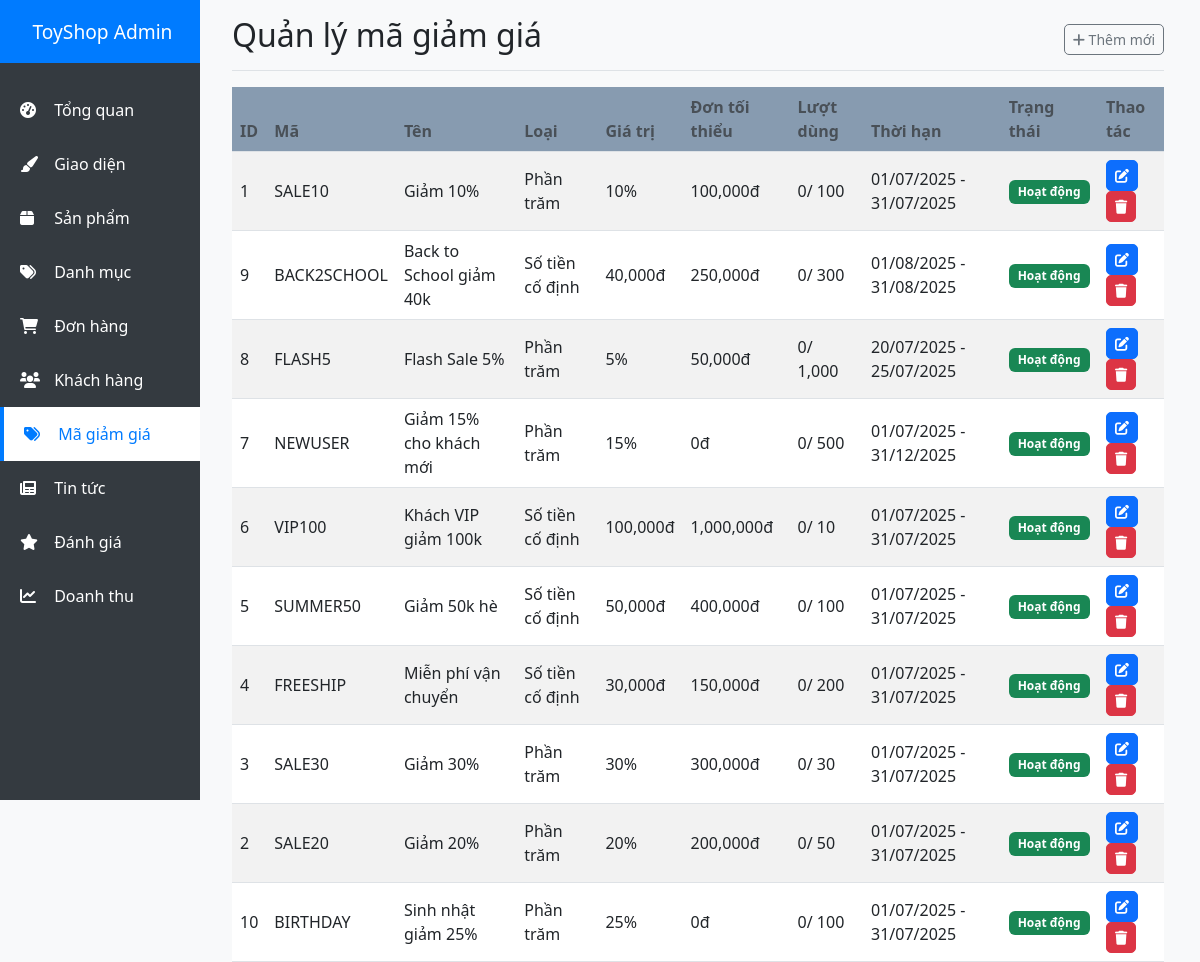
/admin/discounts.php (signed in), run on the app's committed database.
### tables this page shows
CREATE TABLE `discounts` (
  `id` int(11) NOT NULL,
  `code` varchar(50) NOT NULL,
  `name` varchar(100) DEFAULT NULL,
  `type` enum('percentage','fixed') DEFAULT 'percentage',
  `value` decimal(10,2) NOT NULL,
  `min_order_amount` decimal(10,2) DEFAULT 0.00,
  `max_uses` int(11) DEFAULT 0,
  `used_count` int(11) DEFAULT 0,
  `start_date` date DEFAULT NULL,
  `end_date` date DEFAULT NULL,
  `status` enum('active','inactive') DEFAULT 'active',
  `created_at` timestamp NOT NULL DEFAULT current_timestamp()
);

### config/database.php (called while the page is built, shortened)
<?php
$conn = new mysqli(DB_HOST, DB_USER, DB_PASS, DB_NAME);
$conn->set_charset("utf8mb4");
function executeQuery($sql, $params = []) {
    global $conn;
    $stmt = $conn->prepare($sql);
    if (!$stmt->execute()) {
        error_log("Execute failed: " . $stmt->error);
        $stmt->close();
        return false;
    }
    if (strpos(strtoupper($sql), 'SELECT') === 0) {
        $result = $stmt->get_result();
        return $result;
    }
    return true;
}
function fetchAll($sql, $params = []) {
    $result = executeQuery($sql, $params);
    $data = [];
    if ($result && $result !== true) {
        while ($row = $result->fetch_assoc()) {
            $data[] = $row;
        }
    }
    return $data;
}
?>

### admin/discounts.php (the view, shortened to what this page needs)
<?php
require_once '../config/database.php';
$discounts = fetchAll("SELECT * FROM discounts ORDER BY created_at DESC");
require_once 'includes/header.php';
?>
<div class="container-fluid">
    <div class="row">
        <?php require_once 'includes/sidebar.php'; ?>
        <main class="col-md-9 ms-sm-auto col-lg-10 px-md-4">
            <div class="d-flex justify-content-between flex-wrap flex-md-nowrap align-items-center pt-3 pb-2 mb-3 border-bottom">
                <h1 class="h2">Quản lý mã giảm giá</h1>
                <div class="btn-toolbar mb-2 mb-md-0">
                    <a href="discount_form.php" class="btn btn-sm btn-outline-secondary">
                        <i class="fas fa-plus"></i> Thêm mới
                    </a>
                </div>
            </div>
            <div class="table-responsive">
                <table class="table table-striped table-hover">
                    <thead>
                        <tr>
                            <th>ID</th>
                            <th>Mã</th>
                            <th>Tên</th>
                            <th>Loại</th>
                            <th>Giá trị</th>
                            <th>Đơn tối thiểu</th>
                            <th>Lượt dùng</th>
                            <th>Thời hạn</th>
                            <th>Trạng thái</th>
                            <th>Thao tác</th>
                        </tr>
                    </thead>
                    <tbody>
                        <?php foreach ($discounts as $discount): ?>
                            <tr>
                                <td><?= $discount['id'] ?></td>
                                <td><?= htmlspecialchars($discount['code']) ?></td>
                                <td><?= htmlspecialchars($discount['name']) ?></td>
                                <td>
                                    <?= $discount['type'] === 'percentage' ? 'Phần trăm' : 'Số tiền cố định' ?>
                                </td>
                                <td>
                                    <?php if ($discount['type'] === 'percentage'): ?>
                                        <?= number_format($discount['value']) ?>%
                                    <?php else: ?>
                                        <?= number_format($discount['value']) ?>đ
                                    <?php endif; ?>
                                </td>
                                <td><?= number_format($discount['min_order_amount']) ?>đ</td>
                                <td>
                                    <?= number_format($discount['used_count']) ?>/
                                    <?= $discount['max_uses'] ? number_format($discount['max_uses']) : '∞' ?>
                                </td>
                                <td>
                                    <?php if ($discount['start_date'] && $discount['end_date']): ?>
                                        <?= date('d/m/Y', strtotime($discount['start_date'])) ?> -
                                        <?= date('d/m/Y', strtotime($discount['end_date'])) ?>
                                    <?php else: ?>
                                        Không giới hạn
                                    <?php endif; ?>
                                </td>
                                <td>
                                    <span class="badge bg-<?= $discount['status'] === 'active' ? 'success' : 'danger' ?>">
                                        <?= $discount['status'] === 'active' ? 'Hoạt động' : 'Không hoạt động' ?>
                                    </span>
                                </td>
                                <td>
                                    <a href="discount_form.php?id=<?= $discount['id'] ?>"
                                       class="btn btn-sm btn-primary">
                                        <i class="fas fa-edit"></i>
                                    </a>
                                    <form action="" method="POST" class="d-inline"
                                          onsubmit="return confirm('Bạn có chắc muốn xóa mã giảm giá này?')">
                                        <button type="submit" name="delete" class="btn btn-sm btn-danger">
                                            <i class="fas fa-trash"></i>
                                        </button>
                                    </form>
                                </td>
                            </tr>
                        <?php endforeach; ?>
                    </tbody>
                </table>
            </div>
        </main>
    </div>
</div>

### admin/assets/css/admin.css (style rules this page uses)
:root { --sidebar-width: 200px; --primary-color: #879db5; --secondary-color: #6c757d; --success-color: #28a745; --danger-color: #dc3545; --warning-color: #ffc107; --info-color: #17a2b8; --light-color: #32689e; --dark-color: #343a40; }
body { font-family: "Segoe UI", Tahoma, Geneva, Verdana, sans-serif; background-color: #f8f9fa; }
.table { margin-bottom: 0; }
.table th { border-top: none; font-weight: 600; color: #495057; background-color: #879bb0; }
.table td { vertical-align: middle; }
.btn { border-radius: 5px; font-weight: 500; transition: all 0.3s; }
.btn-sm { padding: 0.25rem 0.5rem; font-size: 0.875rem; }
.badge { font-size: 0.75em; padding: 0.5em 0.75em; }

### data on the page
discounts: id "1", code "SALE10", name "Giảm 10%", type "Phần trăm", value "10", min_order_amount "100,000", used_count "0", max_uses "100", start_date "01/07/2025", end_date "31/07/2025", status "Hoạt động"
discounts: id "9", code "BACK2SCHOOL", name "Back to School giảm 40k", type "Số tiền cố định", value "40,000", min_order_amount "250,000", used_count "0", max_uses "300", start_date "01/08/2025", end_date "31/08/2025", status "Hoạt động"
discounts: id "8", code "FLASH5", name "Flash Sale 5%", type "Phần trăm", value "5", min_order_amount "50,000", used_count "0", max_uses "1,000", start_date "20/07/2025", end_date "25/07/2025", status "Hoạt động"
discounts: id "7", code "NEWUSER", name "Giảm 15% cho khách mới", type "Phần trăm", value "15", min_order_amount "0", used_count "0", max_uses "500", start_date "01/07/2025", end_date "31/12/2025", status "Hoạt động"
discounts: id "6", code "VIP100", name "Khách VIP giảm 100k", type "Số tiền cố định", value "100,000", min_order_amount "1,000,000", used_count "0", max_uses "10", start_date "01/07/2025", end_date "31/07/2025", status "Hoạt động"
discounts: id "5", code "SUMMER50", name "Giảm 50k hè", type "Số tiền cố định", value "50,000", min_order_amount "400,000", used_count "0", max_uses "100", start_date "01/07/2025", end_date "31/07/2025", status "Hoạt động"
discounts: id "4", code "FREESHIP", name "Miễn phí vận chuyển", type "Số tiền cố định", value "30,000", min_order_amount "150,000", used_count "0", max_uses "200", start_date "01/07/2025", end_date "31/07/2025", status "Hoạt động"
discounts: id "3", code "SALE30", name "Giảm 30%", type "Phần trăm", value "30", min_order_amount "300,000", used_count "0", max_uses "30", start_date "01/07/2025", end_date "31/07/2025", status "Hoạt động"
discounts: id "2", code "SALE20", name "Giảm 20%", type "Phần trăm", value "20", min_order_amount "200,000", used_count "0", max_uses "50", start_date "01/07/2025", end_date "31/07/2025", status "Hoạt động"
discounts: id "10", code "BIRTHDAY", name "Sinh nhật giảm 25%", type "Phần trăm", value "25", min_order_amount "0", used_count "0", max_uses "100", start_date "01/07/2025", end_date "31/07/2025", status "Hoạt động"
